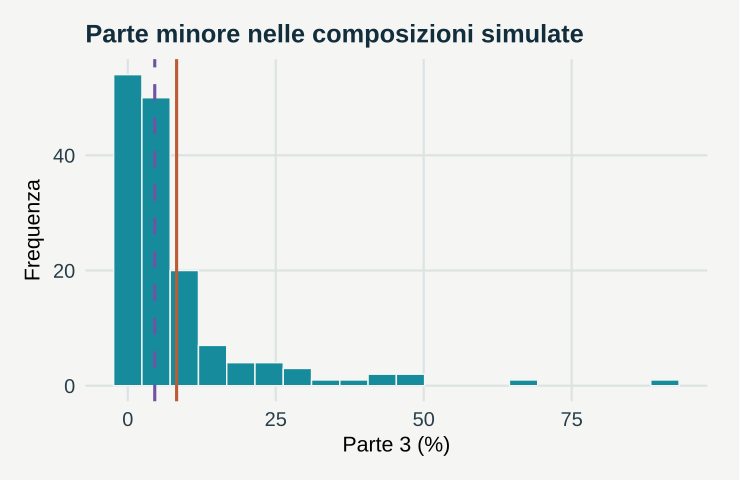

Generate this figure with R:
# GeoStat Lab — funzioni comuni. R >= 4.3; ggplot2 >= 3.4; jsonlite.
suppressPackageStartupMessages(library(ggplot2))
col_geo <- c('#168B9C','#BC5B35','#7054A4','#A17B19','#227864','#64748B')
theme_set(theme_minimal(base_size=17, base_family='sans') + theme(
  plot.background=element_rect(fill='#F5F6F3',colour=NA),
  panel.background=element_rect(fill='#F5F6F3',colour=NA),
  panel.grid.minor=element_blank(),panel.grid.major=element_line(colour='#DCE3E2'),
  plot.title=element_text(size=19,face='bold',colour='#122D3B'),
  plot.subtitle=element_text(size=13,colour='#405560',margin=margin(b=12)),
  axis.text=element_text(size=15,colour='#273E4A'),axis.title=element_text(size=16),
  legend.position='bottom',legend.title=element_blank(),legend.text=element_text(size=14),
  strip.text=element_text(size=15,face='bold'),plot.margin=margin(18,24,18,18)))
metric <- function(...) data.frame(grandezza=names(c(...)),valore=as.character(c(...)),check.names=FALSE)
f <- function(x,d=3) {out<-formatC(x,digits=d,format='fg');out[!is.finite(x)]<-'Non definito';out}
line_plot <- function(d,x='x',y='y',title='',xl=x,yl=y,group=NULL) {
 p<-ggplot(d,aes(x=.data[[x]],y=.data[[y]]))
 if(is.null(group)) p<-p+geom_line(colour=col_geo[1],linewidth=1.05) else p<-p+aes(colour=.data[[group]],group=.data[[group]])+geom_line(linewidth=1)+scale_colour_manual(values=col_geo)
 p+labs(title=title,x=xl,y=yl)
}
point_plot <- function(d,x='x',y='y',title='',xl=x,yl=y,group=NULL) {
 p<-ggplot(d,aes(x=.data[[x]],y=.data[[y]]))
 if(is.null(group))p<-p+geom_point(colour=col_geo[1],size=2.5,alpha=.8) else p<-p+aes(colour=.data[[group]])+geom_point(size=2.7,alpha=.85)+scale_colour_manual(values=col_geo)
 p+labs(title=title,x=xl,y=yl)
}
hist_plot<-function(x,title='',xl='Valore',bins=20)ggplot(data.frame(x=x),aes(x))+geom_histogram(bins=bins,fill=col_geo[1],colour='#F5F6F3')+labs(title=title,x=xl,y='Frequenza')
bar_plot<-function(d,x='gruppo',y='valore',title='',yl='Valore')ggplot(d,aes(x=.data[[x]],y=.data[[y]],fill=.data[[x]]))+geom_col(width=.65)+scale_fill_manual(values=rep(col_geo,length.out=length(unique(d[[x]])) ))+guides(fill='none')+labs(title=title,x=NULL,y=yl)
map_plot<-function(d,z='z',title='',xl='Est [km]',yl='Nord [km]')ggplot(d,aes(x,y,fill=.data[[z]]))+geom_raster()+coord_equal()+scale_fill_gradientn(colours=c('#153F56','#298C9C','#B8CDB2','#F1D889','#AD542F'))+labs(title=title,x=xl,y=yl)
acf_data<-function(x,lag=20){a<-acf(x,lag.max=min(lag,length(x)-1),plot=FALSE);data.frame(x=as.vector(a$lag)[-1],y=as.vector(a$acf)[-1])}
# AR(1), distribuzione marginale stazionaria N(0, 1).
ar_series<-function(n,rho){x<-numeric(n);x[1]<-rnorm(1);for(i in 2:n)x[i]<-rho*x[i-1]+sqrt(1-rho^2)*rnorm(1);x}
# Distanze euclidee in unità metriche già dichiarate; nessuna conversione implicita di CRS.
dist_cross<-function(a,b)sqrt(outer(a[,1],b[,1],'-')^2+outer(a[,2],b[,2],'-')^2)
# Predittore IDW: i punti coincidenti ricevono esattamente il valore osservato.
idw<-function(xy,z,new,power=2){dd<-dist_cross(new,xy);apply(dd,1,function(d)if(any(d<1e-10))mean(z[d<1e-10])else weighted.mean(z,d^(-power)))}
# CART didattico binario: divisioni assiali che minimizzano l'impurità di Gini.
cart_fit<-function(x,y,depth=2,minleaf=4){
 node<-list(p=mean(y),n=length(y));if(depth<1||length(unique(y))<2||length(y)<2*minleaf)return(node)
 best<-Inf
 for(j in seq_len(ncol(x))){v<-sort(unique(x[,j])); if(length(v)<2)next
  for(cut in (head(v,-1)+tail(v,-1))/2){left<-x[,j]<=cut;nl<-sum(left);nr<-sum(!left);if(min(nl,nr)<minleaf)next
   score<-nl*mean(y[left])*(1-mean(y[left]))+nr*mean(y[!left])*(1-mean(y[!left]))
   if(score<best){best<-score;node$j<-j;node$cut<-cut;split<-left}
  }
 }
 if(is.finite(best)){node$left<-cart_fit(x[split,,drop=FALSE],y[split],depth-1,minleaf);node$right<-cart_fit(x[!split,,drop=FALSE],y[!split],depth-1,minleaf)};node
}
cart_predict<-function(tree,x)apply(x,1,function(row){t<-tree;while(!is.null(t$j))t<-if(row[t$j]<=t$cut)t$left else t$right;t$p})
p <- list(s = 1.2, seed = 17)
set.seed(p$seed)
m <- log(c(80, 15, 5))

Z <- sweep(matrix(rnorm(450, 0, p$s), ncol = 3), 2, m, "+")

X <- 100 * exp(Z)/rowSums(exp(Z))

g <- exp(colMeans(log(X)))

g <- 100 * g/sum(g)

a <- colMeans(X)

data <- data.frame(parte3 = X[, 3])

plots <- list(hist_plot(X[, 3], title = "Parte minore nelle composizioni simulate", xl = "Parte 3 (%)") + 
    geom_vline(xintercept = a[3], colour = col_geo[2], linewidth = 1.1) + geom_vline(xintercept = g[3], 
    colour = col_geo[3], linewidth = 1.1, linetype = 2))

metrics <- metric(`Centro del generatore, parte 3` = 5, `Media aritmetica, parte 3` = f(a[3]), `Centro geometrico chiuso, parte 3` = f(g[3]), 
    `Media aritmetica, parte 1` = f(a[1]), `Centro geometrico chiuso, parte 1` = f(g[1]))
print(metrics,row.names=FALSE)
ggplot2::ggsave('m17-centro-B.svg',plots[[1]],device=svglite::svglite,width=7.7,height=5.0,bg='#F8F6F1')
